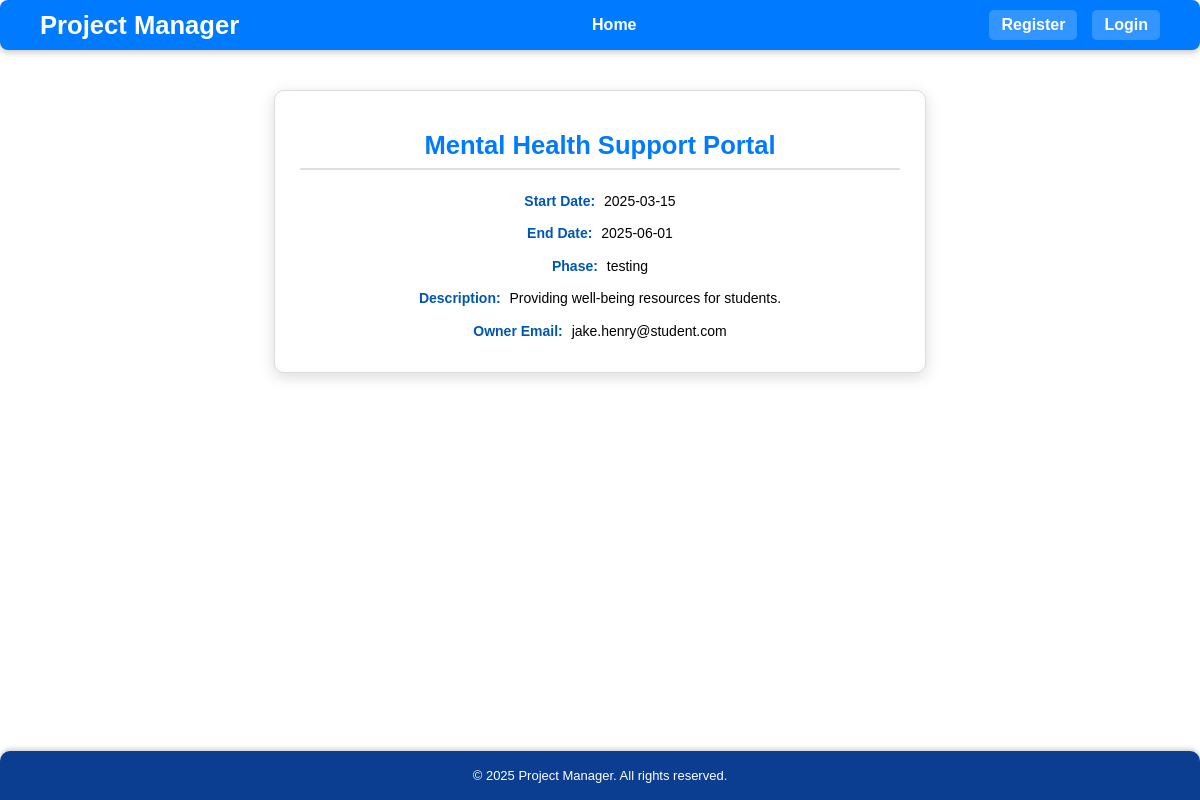
Page /projectmanager/project_view.php?pid=3 on the committed database.
### tables this page shows
CREATE TABLE `projects` (
  `pid` int(11) NOT NULL,
  `title` varchar(100) DEFAULT NULL,
  `start_date` date DEFAULT NULL,
  `end_date` date DEFAULT NULL,
  `short_description` varchar(255) DEFAULT NULL,
  `phase` enum('design','development','testing','deployment','complete') DEFAULT NULL,
  `uid` int(11) NOT NULL
);

CREATE TABLE `users` (
  `uid` int(11) NOT NULL,
  `username` varchar(50) NOT NULL,
  `password` varchar(255) NOT NULL,
  `email` varchar(50) DEFAULT NULL
);

### projectmanager/project_view.php (the view, shortened to what this page needs)
<?php
include 'config.php';
include 'includes/header.php';
$pid = (int)$_GET['pid'];
$stmt = $conn->prepare("SELECT projects.*, users.username, users.email
                        FROM projects
                        JOIN users ON projects.uid = users.uid
                        WHERE pid = ?");
$stmt->execute([$pid]);
$project = $stmt->fetch(PDO::FETCH_ASSOC);
?>
<div class="project-card">
    <h2><?php echo htmlspecialchars($project['title']); ?></h2>
    <p><strong>Start Date:</strong> <?php echo htmlspecialchars($project['start_date']); ?></p>
    <p><strong>End Date:</strong> <?php echo htmlspecialchars($project['end_date']); ?></p>
    <p><strong>Phase:</strong> <?php echo htmlspecialchars($project['phase']); ?></p>
    <p><strong>Description:</strong> <?php echo htmlspecialchars($project['short_description']); ?></p>
    <p><strong>Owner Email:</strong> <?php echo htmlspecialchars($project['email']); ?></p>
</div>
<?php include 'includes/footer.php'; ?>

### projectmanager/css/style.css (style rules this page uses)
h2 { text-align: center; font-size: 1.8em; margin: 20px 0; color: #333; }
.project-card { max-width: 600px; margin: 20px auto; padding: 20px 25px; background: #ffffff; border-radius: 10px; box-shadow: 0 4px 15px rgba(0,0,0,0.15); font-family: Arial, sans-serif; border: 1px solid #ddd; text-align: center; }
.project-card h2 { margin-bottom: 20px; color: #007BFF; font-size: 1.6em; border-bottom: 2px solid #e0e0e0; padding-bottom: 8px; }
.project-card p { margin: 10px 0; line-height: 1.6; font-size: 14px; }
.project-card p strong { display: inline; color: #0056b3; margin-right: 5px; }
html, body { height: 100%; margin: 0; padding: 0; }
body { display: flex; flex-direction: column; font-family: Arial, sans-serif; }

### rows in the picture
projects: title "Mental Health Support Portal", start_date "2025-03-15", end_date "2025-06-01", phase "testing", short_description "Providing well-being resources for students.", uid.email "jake.henry@student.com"
